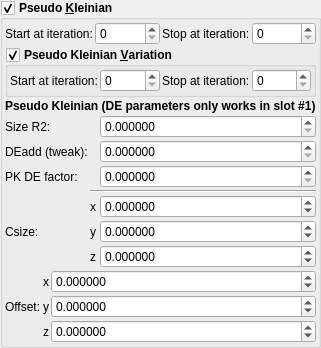
    <widget class="MyGroupBox" name="groupCheck_transf_function_enabledAy">
     <property name="font">
      <font>
       <weight>75</weight>
       <bold>true</bold>
      </font>
     </property>
     <property name="toolTip">
      <string/>
     </property>
     <property name="title">
      <string>Pseudo &amp;Kleinian</string>
     </property>
     <property name="checkable">
      <bool>true</bool>
     </property>
     <layout class="QVBoxLayout" name="verticalLayout_35" stretch="0,0,0,0,0">
      <property name="spacing">
       <number>2</number>
      </property>
      <property name="leftMargin">
       <number>2</number>
      </property>
      <property name="topMargin">
       <number>2</number>
      </property>
      <property name="rightMargin">
       <number>2</number>
      </property>
      <property name="bottomMargin">
       <number>2</number>
      </property>
      <item>
       <layout class="QGridLayout" name="gridLayout_17">
        <item row="0" column="3">
         <widget class="MySpinBox" name="spinboxInt_transf_stop_iterations_C">
          <property name="sizePolicy">
           <sizepolicy hsizetype="Minimum" vsizetype="Maximum">
            <horstretch>0</horstretch>
            <verstretch>0</verstretch>
           </sizepolicy>
          </property>
          <property name="font">
           <font>
            <weight>50</weight>
            <bold>false</bold>
           </font>
          </property>
          <property name="maximum">
           <number>250</number>
          </property>
         </widget>
        </item>
        <item row="0" column="2">
         <widget class="QLabel" name="label_262">
          <property name="font">
           <font>
            <weight>50</weight>
            <bold>false</bold>
           </font>
          </property>
          <property name="text">
           <string>Stop at iteration:</string>
          </property>
         </widget>
        </item>
        <item row="0" column="1">
         <widget class="MySpinBox" name="spinboxInt_transf_start_iterations_C">
          <property name="sizePolicy">
           <sizepolicy hsizetype="Minimum" vsizetype="Maximum">
            <horstretch>0</horstretch>
            <verstretch>0</verstretch>
           </sizepolicy>
          </property>
          <property name="font">
           <font>
            <weight>50</weight>
            <bold>false</bold>
           </font>
          </property>
          <property name="maximum">
           <number>250</number>
          </property>
         </widget>
        </item>
        <item row="0" column="0">
         <widget class="QLabel" name="label_72">
          <property name="font">
           <font>
            <weight>50</weight>
            <bold>false</bold>
           </font>
          </property>
          <property name="text">
           <string>Start at iteration:</string>
          </property>
         </widget>
        </item>
       </layout>
      </item>
      <item>
       <widget class="MyGroupBox" name="groupCheck_transf_function_enabledAy_false">
        <property name="font">
         <font>
          <weight>75</weight>
          <bold>true</bold>
         </font>
        </property>
        <property name="toolTip">
         <string/>
        </property>
        <property name="title">
         <string>Pseudo Kleinian &amp;Variation</string>
        </property>
        <property name="checkable">
         <bool>true</bool>
        </property>
        <layout class="QVBoxLayout" name="verticalLayout_34" stretch="0">
         <property name="spacing">
          <number>2</number>
         </property>
         <property name="leftMargin">
          <number>2</number>
         </property>
         <property name="topMargin">
          <number>2</number>
         </property>
         <property name="rightMargin">
          <number>2</number>
         </property>
         <property name="bottomMargin">
          <number>2</number>
         </property>
         <item>
          <layout class="QGridLayout" name="gridLayout_15">
           <item row="0" column="3">
            <widget class="MySpinBox" name="spinboxInt_transf_stop_iterations_B">
             <property name="sizePolicy">
              <sizepolicy hsizetype="Minimum" vsizetype="Maximum">
               <horstretch>0</horstretch>
               <verstretch>0</verstretch>
              </sizepolicy>
             </property>
             <property name="font">
              <font>
               <weight>50</weight>
               <bold>false</bold>
              </font>
             </property>
             <property name="maximum">
              <number>250</number>
             </property>
            </widget>
           </item>
           <item row="0" column="2">
            <widget class="QLabel" name="label_256">
             <property name="font">
              <font>
               <weight>50</weight>
               <bold>false</bold>
              </font>
             </property>
             <property name="text">
              <string>Stop at iteration:</string>
             </property>
            </widget>
           </item>
           <item row="0" column="1">
            <widget class="MySpinBox" name="spinboxInt_transf_start_iterations_B">
             <property name="sizePolicy">
              <sizepolicy hsizetype="Minimum" vsizetype="Maximum">
               <horstretch>0</horstretch>
               <verstretch>0</verstretch>
              </sizepolicy>
             </property>
             <property name="font">
              <font>
               <weight>50</weight>
               <bold>false</bold>
              </font>
             </property>
             <property name="maximum">
              <number>250</number>
             </property>
            </widget>
           </item>
           <item row="0" column="0">
            <widget class="QLabel" name="label_71">
             <property name="font">
              <font>
               <weight>50</weight>
               <bold>false</bold>
              </font>
             </property>
             <property name="text">
              <string>Start at iteration:</string>
             </property>
            </widget>
           </item>
          </layout>
         </item>
        </layout>
       </widget>
      </item>
      <item>
       <widget class="QLabel" name="label_264">
        <property name="font">
         <font>
          <weight>75</weight>
          <bold>true</bold>
         </font>
        </property>
        <property name="text">
         <string>Pseudo Kleinian (DE parameters only works in slot #1)</string>
        </property>
       </widget>
      </item>
      <item>
       <layout class="QGridLayout" name="gridLayout_71" columnstretch="0,0,0,1">
        <property name="spacing">
         <number>2</number>
        </property>
        <item row="1" column="3">
         <widget class="MyDoubleSpinBox" name="spinbox_transf_minimum_radius_05">
          <property name="sizePolicy">
           <sizepolicy hsizetype="Minimum" vsizetype="Maximum">
            <horstretch>0</horstretch>
            <verstretch>0</verstretch>
           </sizepolicy>
          </property>
          <property name="font">
           <font>
            <weight>50</weight>
            <bold>false</bold>
           </font>
          </property>
          <property name="prefix">
           <string/>
          </property>
          <property name="suffix">
           <string/>
          </property>
          <property name="decimals">
           <number>6</number>
          </property>
          <property name="minimum">
           <double>0.000000000000000</double>
          </property>
          <property name="maximum">
           <double>99.989999999999995</double>
          </property>
          <property name="singleStep">
           <double>0.100000000000000</double>
          </property>
         </widget>
        </item>
        <item row="5" column="3">
         <widget class="MyDoubleSpinBox" name="spinbox3_transf_addition_constant_0777_x">
          <property name="sizePolicy">
           <sizepolicy hsizetype="Minimum" vsizetype="Maximum">
            <horstretch>0</horstretch>
            <verstretch>0</verstretch>
           </sizepolicy>
          </property>
          <property name="font">
           <font>
            <weight>50</weight>
            <bold>false</bold>
           </font>
          </property>
          <property name="prefix">
           <string/>
          </property>
          <property name="suffix">
           <string/>
          </property>
          <property name="decimals">
           <number>6</number>
          </property>
          <property name="minimum">
           <double>-99.989999999999995</double>
          </property>
          <property name="maximum">
           <double>99.989999999999995</double>
          </property>
          <property name="singleStep">
           <double>0.100000000000000</double>
          </property>
         </widget>
        </item>
        <item row="6" column="3">
         <widget class="MyDoubleSpinBox" name="spinbox3_transf_addition_constant_0777_y">
          <property name="sizePolicy">
           <sizepolicy hsizetype="Minimum" vsizetype="Maximum">
            <horstretch>0</horstretch>
            <verstretch>0</verstretch>
           </sizepolicy>
          </property>
          <property name="font">
           <font>
            <weight>50</weight>
            <bold>false</bold>
           </font>
          </property>
          <property name="prefix">
           <string/>
          </property>
          <property name="suffix">
           <string/>
          </property>
          <property name="decimals">
           <number>6</number>
          </property>
          <property name="minimum">
           <double>-99.989999999999995</double>
          </property>
          <property name="maximum">
           <double>99.989999999999995</double>
          </property>
          <property name="singleStep">
           <double>0.100000000000000</double>
          </property>
         </widget>
        </item>
        <item row="1" column="0">
         <widget class="QLabel" name="label_257">
          <property name="font">
           <font>
            <weight>50</weight>
            <bold>false</bold>
           </font>
          </property>
          <property name="text">
           <string>Size R2:</string>
          </property>
         </widget>
        </item>
        <item row="7" column="3">
         <widget class="MyDoubleSpinBox" name="spinbox3_transf_addition_constant_0777_z">
          <property name="sizePolicy">
           <sizepolicy hsizetype="Minimum" vsizetype="Maximum">
            <horstretch>0</horstretch>
            <verstretch>0</verstretch>
           </sizepolicy>
          </property>
          <property name="font">
           <font>
            <weight>50</weight>
            <bold>false</bold>
           </font>
          </property>
          <property name="prefix">
           <string/>
          </property>
          <property name="suffix">
           <string/>
          </property>
          <property name="decimals">
           <number>6</number>
          </property>
          <property name="minimum">
           <double>-99.989999999999995</double>
          </property>
          <property name="maximum">
           <double>99.989999999999995</double>
          </property>
          <property name="singleStep">
           <double>0.100000000000000</double>
          </property>
         </widget>
        </item>
        <item row="6" column="0">
         <widget class="QLabel" name="label_266">
          <property name="font">
           <font>
            <weight>50</weight>
            <bold>false</bold>
           </font>
          </property>
          <property name="text">
           <string>Csize:</string>
          </property>
         </widget>
        </item>
        <item row="7" column="1">
         <widget class="QLabel" name="label_146">
          <property name="sizePolicy">
           <sizepolicy hsizetype="Preferred" vsizetype="Preferred">
            <horstretch>0</horstretch>
            <verstretch>0</verstretch>
           </sizepolicy>
          </property>
          <property name="font">
           <font>
            <weight>50</weight>
            <bold>false</bold>
           </font>
          </property>
          <property name="text">
           <string notr="true">z</string>
          </property>
          <property name="alignment">
           <set>Qt::AlignRight|Qt::AlignTrailing|Qt::AlignVCenter</set>
          </property>
         </widget>
        </item>
        <item row="5" column="1">
         <widget class="QLabel" name="label_124">
          <property name="font">
           <font>
            <weight>50</weight>
            <bold>false</bold>
           </font>
          </property>
          <property name="text">
           <string notr="true">x</string>
          </property>
          <property name="alignment">
           <set>Qt::AlignRight|Qt::AlignTrailing|Qt::AlignVCenter</set>
          </property>
         </widget>
        </item>
        <item row="6" column="1">
         <widget class="QLabel" name="label_123">
          <property name="font">
           <font>
            <weight>50</weight>
            <bold>false</bold>
           </font>
          </property>
          <property name="text">
           <string notr="true">y</string>
          </property>
          <property name="alignment">
           <set>Qt::AlignRight|Qt::AlignTrailing|Qt::AlignVCenter</set>
          </property>
         </widget>
        </item>
        <item row="2" column="3">
         <widget class="MyDoubleSpinBox" name="spinbox_analyticDE_tweak_005">
          <property name="sizePolicy">
           <sizepolicy hsizetype="Minimum" vsizetype="Maximum">
            <horstretch>0</horstretch>
            <verstretch>0</verstretch>
           </sizepolicy>
          </property>
          <property name="font">
           <font>
            <weight>50</weight>
            <bold>false</bold>
           </font>
          </property>
          <property name="prefix">
           <string/>
          </property>
          <property name="suffix">
           <string/>
          </property>
          <property name="decimals">
           <number>6</number>
          </property>
          <property name="minimum">
           <double>0.000000000000000</double>
          </property>
          <property name="maximum">
           <double>99.989999999999995</double>
          </property>
          <property name="singleStep">
           <double>0.100000000000000</double>
          </property>
         </widget>
        </item>
        <item row="2" column="0">
         <widget class="QLabel" name="label_265">
          <property name="font">
           <font>
            <weight>50</weight>
            <bold>false</bold>
           </font>
          </property>
          <property name="text">
           <string>DEadd (tweak):</string>
          </property>
         </widget>
        </item>
        <item row="3" column="0">
         <widget class="QLabel" name="label_270">
          <property name="font">
           <font>
            <weight>50</weight>
            <bold>false</bold>
           </font>
          </property>
          <property name="text">
           <string>PK DE factor:</string>
          </property>
         </widget>
        </item>
        <item row="3" column="3">
         <widget class="MyDoubleSpinBox" name="spinbox_analyticDE_scale_1">
          <property name="sizePolicy">
           <sizepolicy hsizetype="Minimum" vsizetype="Maximum">
            <horstretch>0</horstretch>
            <verstretch>0</verstretch>
           </sizepolicy>
          </property>
          <property name="font">
           <font>
            <weight>50</weight>
            <bold>false</bold>
           </font>
          </property>
          <property name="prefix">
           <string/>
          </property>
          <property name="suffix">
           <string/>
          </property>
          <property name="decimals">
           <number>6</number>
          </property>
          <property name="minimum">
           <double>0.000000000000000</double>
          </property>
          <property name="maximum">
           <double>99.989999999999995</double>
          </property>
          <property name="singleStep">
           <double>0.100000000000000</double>
          </property>
         </widget>
        </item>
        <item row="4" column="1" colspan="3">
         <widget class="Line" name="line_7">
          <property name="orientation">
           <enum>Qt::Horizontal</enum>
          </property>
         </widget>
        </item>
       </layout>
      </item>
      <item>
       <layout class="QGridLayout" name="gridLayout_34" columnstretch="0,0,1">
        <property name="spacing">
         <number>2</number>
        </property>
        <item row="1" column="0">
         <widget class="QLabel" name="label_269">
          <property name="font">
           <font>
            <weight>50</weight>
            <bold>false</bold>
           </font>
          </property>
          <property name="text">
           <string>Offset:</string>
          </property>
         </widget>
        </item>
        <item row="0" column="1">
         <widget class="QLabel" name="label_132">
          <property name="font">
           <font>
            <weight>50</weight>
            <bold>false</bold>
           </font>
          </property>
          <property name="text">
           <string notr="true">x</string>
          </property>
         </widget>
        </item>
        <item row="1" column="1">
         <widget class="QLabel" name="label_143">
          <property name="font">
           <font>
            <weight>50</weight>
            <bold>false</bold>
           </font>
          </property>
          <property name="text">
           <string notr="true">y</string>
          </property>
         </widget>
        </item>
        <item row="2" column="1">
         <widget class="QLabel" name="label_144">
          <property name="font">
           <font>
            <weight>50</weight>
            <bold>false</bold>
           </font>
          </property>
          <property name="text">
           <string notr="true">z</string>
          </property>
         </widget>
        </item>
        <item row="0" column="2">
         <widget class="MyDoubleSpinBox" name="spinbox3_transf_addition_constant_x">
          <property name="sizePolicy">
           <sizepolicy hsizetype="Minimum" vsizetype="Maximum">
            <horstretch>0</horstretch>
            <verstretch>0</verstretch>
           </sizepolicy>
          </property>
          <property name="font">
           <font>
            <weight>50</weight>
            <bold>false</bold>
           </font>
          </property>
          <property name="prefix">
           <string/>
          </property>
          <property name="suffix">
           <string/>
          </property>
          <property name="decimals">
           <number>6</number>
          </property>
          <property name="minimum">
           <double>-99.989999999999995</double>
          </property>
          <property name="maximum">
           <double>99.989999999999995</double>
          </property>
          <property name="singleStep">
           <double>0.100000000000000</double>
          </property>
         </widget>
        </item>
        <item row="1" column="2">
         <widget class="MyDoubleSpinBox" name="spinbox3_transf_addition_constant_y">
          <property name="sizePolicy">
           <sizepolicy hsizetype="Minimum" vsizetype="Maximum">
            <horstretch>0</horstretch>
            <verstretch>0</verstretch>
           </sizepolicy>
          </property>
          <property name="font">
           <font>
            <weight>50</weight>
            <bold>false</bold>
           </font>
          </property>
          <property name="prefix">
           <string/>
          </property>
          <property name="suffix">
           <string/>
          </property>
          <property name="decimals">
           <number>6</number>
          </property>
          <property name="minimum">
           <double>-99.989999999999995</double>
          </property>
          <property name="maximum">
           <double>99.989999999999995</double>
          </property>
          <property name="singleStep">
           <double>0.100000000000000</double>
          </property>
         </widget>
        </item>
        <item row="2" column="2">
         <widget class="MyDoubleSpinBox" name="spinbox3_transf_addition_constant_z">
          <property name="sizePolicy">
           <sizepolicy hsizetype="Minimum" vsizetype="Maximum">
            <horstretch>0</horstretch>
            <verstretch>0</verstretch>
           </sizepolicy>
          </property>
          <property name="font">
           <font>
            <weight>50</weight>
            <bold>false</bold>
           </font>
          </property>
          <property name="prefix">
           <string/>
          </property>
          <property name="suffix">
           <string/>
          </property>
          <property name="decimals">
           <number>6</number>
          </property>
          <property name="minimum">
           <double>-99.989999999999995</double>
          </property>
          <property name="maximum">
           <double>99.989999999999995</double>
          </property>
          <property name="singleStep">
           <double>0.100000000000000</double>
          </property>
         </widget>
        </item>
       </layout>
      </item>
     </layout>
    </widget>
